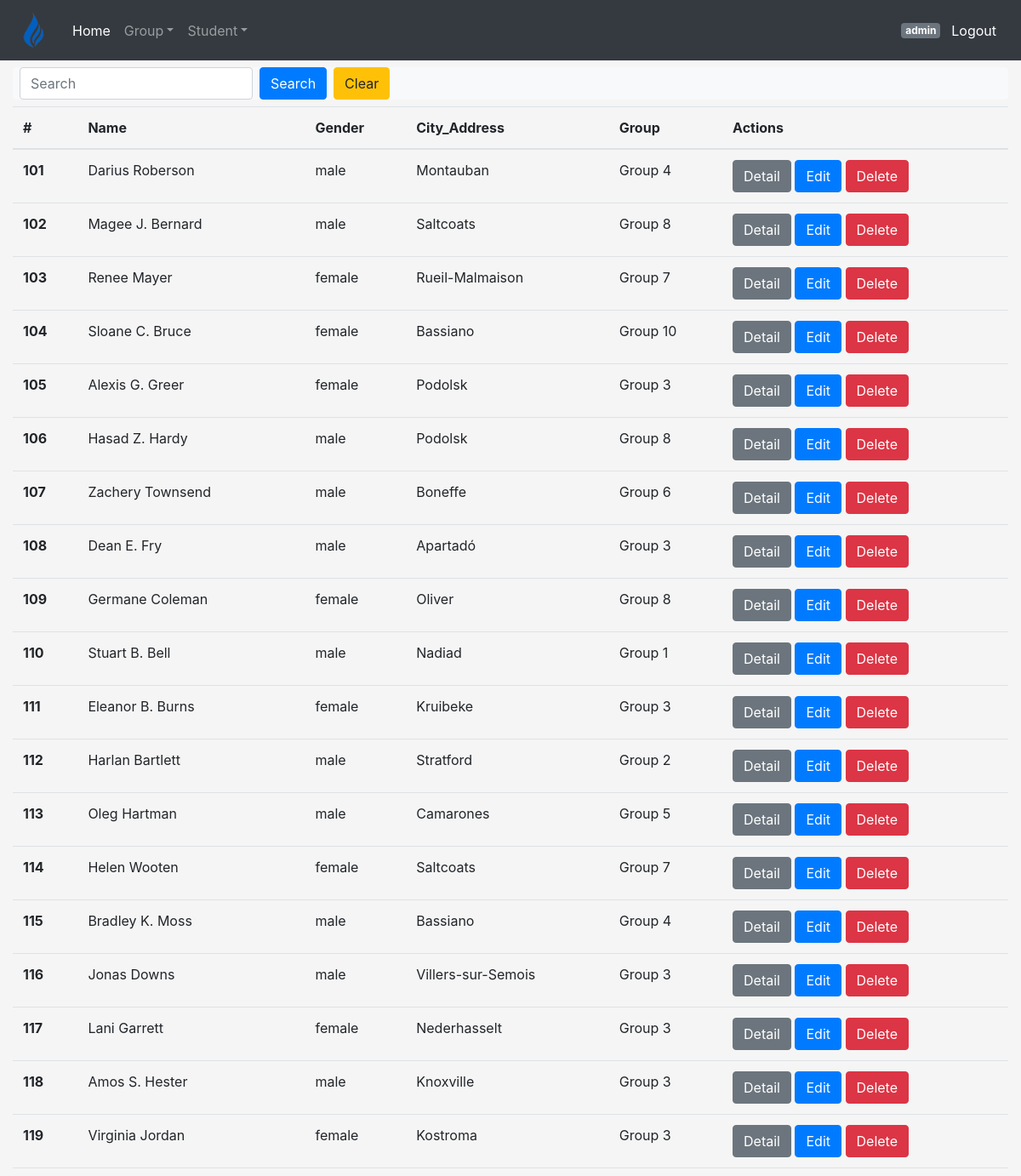
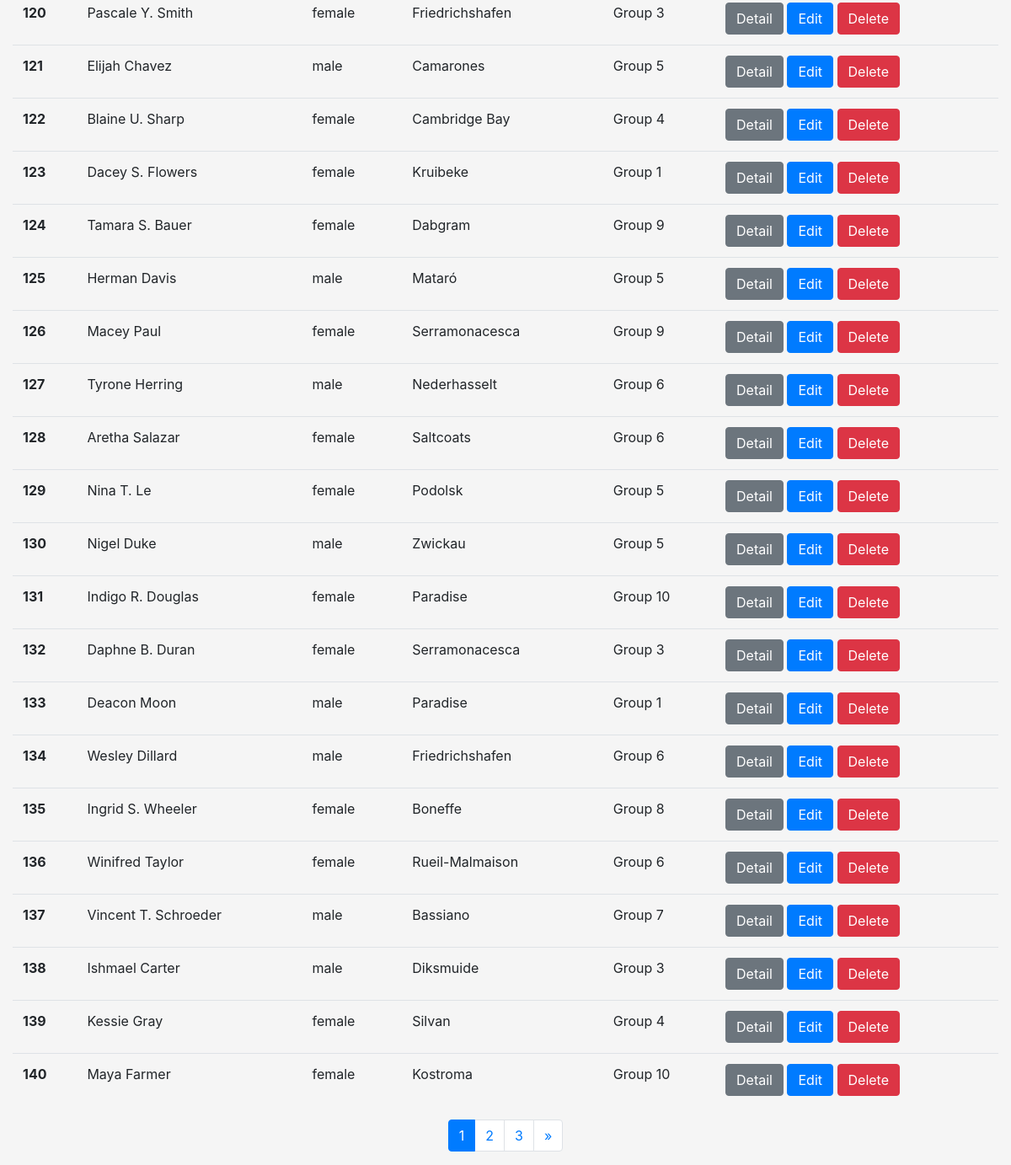
The page /students/student/list (signed in) on the database its author committed (2 pictures, top to bottom).
### students/models.py (models this page shows, shortened)
class Student(AuditMixin, models.Model):
    name = models.CharField(max_length=200)
    age = models.IntegerField()
    gender = models.CharField(max_length=6, choices=GENDER_CHOICES)
    email = models.EmailField(max_length = 100, unique=True)
    city = models.ForeignKey(City, on_delete=models.CASCADE)
    birth_date = models.DateField('birthday date')
    group = models.ForeignKey(StudentGroup, on_delete=models.CASCADE)

class City(models.Model):
    name = models.CharField(max_length=50)
    def __str__(self):
        return self.name

class StudentGroup(AuditMixin, models.Model):
    name = models.CharField(max_length=50, unique=True)
    professor_guide = models.ForeignKey(Professor, unique=True, on_delete=models.DO_NOTHING)
    def __str__(self):
        return 'Group %s ' % self.name

### students/views.py (the view)
# urls.py: path('student/list', views.list_students, name='student_list'),
@login_required
def list_students(request):
    if request.GET.get('something'):
        search_text = request.GET.get('something')
        students = Student.objects.filter(name__contains=search_text).order_by('id')
    else:
        students = Student.objects.order_by('id')
    paginator = Paginator(students, 40) # Show 40 students per page.
    page_number = request.GET.get('page')
    page_obj = paginator.get_page(page_number)
    return render(request,'student/list.html', {'page_obj': page_obj})

### students/templates/student/list.html
{% extends "main.html" %} {% block main %}
<div class="row">
  <div class="col">
    <div class="bg-light rounded mt-2">
        <form class="form-inline my-2 my-md-0">
          <input class="form-control ml-2" type="text" name="something" placeholder="Search" aria-label="Search">
          <input class="btn btn-primary  ml-2" type="submit" value="Search" />
          <a class="btn btn-warning  ml-2" href={% url "student_list" %}>Clear</a>
        </form>
    </div>
    <div class="table-responsive mt-2">
      <table class="table">
        <thead>
          <tr>
            <th scope="col">#</th>
            <th scope="col">Name</th>
            <th scope="col">Gender</th>
            <th scope="col">City_Address</th>
            <th scope="col">Group</th>
            <th scope="col">Actions</th>
          </tr>
        </thead>
        <tbody>
          {% for student in page_obj %}
          <tr>
            <th scope="row">{{student.pk}}</th>
            <td>{{student.name}}</td>
            <td>{{student.gender}}</td>
            <td>{{student.city}}</td>
            <td>{{student.group}}</td>
            <td><a class="btn btn-secondary" href={% url "student_detail" student.pk %}>Detail</a>
            <a class="btn btn-primary" href={% url "student_edit" student.pk %}>Edit</a>
            <a class="btn btn-danger" href={% url "student_partial_delete" student.pk %}>Delete</a>
            </td>
          </tr>
          {% endfor %}
        </tbody>
      </table>
    </div>
  </div>
</div>
{% include 'utils/pagination.html' %}
{% endblock %}

### students/templates/main.html
{% extends "layout/base.html" %} {% block content %} {% include 'navbar.html' %}
<div class="container-fluid">
    {% block main %}{% endblock main %}
</div>
{% endblock %}

### students/templates/layout/base.html (shortened to what this page needs)
{% load static %}
<!DOCTYPE html>
<html lang="en">
  <head>
    <link
      rel="stylesheet"
      href="{% static 'css/bootstrap/bootstrap.css' %}"
    />
    <link
      rel="stylesheet"
      href="{% static 'css/app.css' %}"
    />
  </head>
  <body>
    {% block content %}{% endblock %}
  </body>
</html>

### students/templates/navbar.html (shortened to what this page needs)
<nav class="navbar navbar-expand-md navbar-dark bg-dark">
  <a class="navbar-brand logo" href={% url "home" %}><span class="logo-img"></span></a>
  <div class="collapse navbar-collapse" id="navbarsExampleDefault">
    <ul class="navbar-nav mr-auto">
      <li class="nav-item active">
        <a class="nav-link" href={% url "home" %}
          >Home <span class="sr-only">(current)</span></a
        >
      </li>
      <li class="nav-item dropdown">
        <a
          class="nav-link dropdown-toggle"
          href="#"
          id="dropdown01"
          data-toggle="dropdown"
          aria-haspopup="true"
          aria-expanded="false"
          >Group</a
        >
      </li>
      <li class="nav-item dropdown">
        <a
          class="nav-link dropdown-toggle"
          href="#"
          id="dropdown01"
          data-toggle="dropdown"
          aria-haspopup="true"
          aria-expanded="false"
          >Student</a
        >
      </li>
    </ul>
    <span class="badge badge-secondary">{{user}}</span>
    <a class="btn btn-dark" href={% url "logout" %}>Logout</a>
  </div>
</nav>

### students/templates/utils/pagination.html (shortened to what this page needs)
<nav aria-label="Page navigation">
  <ul class="pagination justify-content-center">
    {% for n in page_obj.paginator.page_range %}
      {% if page_obj.number == n %}
        <li class="page-item active">
          <span class="page-link">{{ n }}<span class="sr-only">(current)</span></span>
        </li>
      {% elif n > page_obj.number|add:'-3' and n < page_obj.number|add:'3' %}
        <li class="page-item"><a class="page-link" href="?page={{ n }}">{{ n }}</a></li>
      {% endif %}
    {% endfor %}
    {% if page_obj.has_next %}
      <li class="page-item">
        <a class="page-link" href="?page={{ page_obj.paginator.num_pages }}" aria-label="Next">
          <span aria-hidden="true">&raquo;</span>
        </a>
      </li>
      {% endif %}
  </ul>
</nav>

### students/static/css/app.css (style rules this page uses)
.logo-img { height: 45px; width: 45px; display: inline-block; vertical-align: middle; background: url("../img/firedevs.png") no-repeat center center; background-size: contain; }
body { background-color: #f5f5f5; }

### rows shown on the page
Student: pk "101", name "Darius Roberson", gender "male", city "Montauban", group "Group 4"
Student: pk "102", name "Magee J. Bernard", gender "male", city "Saltcoats", group "Group 8"
Student: pk "103", name "Renee Mayer", gender "female", city "Rueil-Malmaison", group "Group 7"
Student: pk "104", name "Sloane C. Bruce", gender "female", city "Bassiano", group "Group 10"
Student: pk "105", name "Alexis G. Greer", gender "female", city "Podolsk", group "Group 3"
Student: pk "106", name "Hasad Z. Hardy", gender "male", city "Podolsk", group "Group 8"
Student: pk "107", name "Zachery Townsend", gender "male", city "Boneffe", group "Group 6"
Student: pk "108", name "Dean E. Fry", gender "male", city "Apartadó", group "Group 3"
Student: pk "109", name "Germane Coleman", gender "female", city "Oliver", group "Group 8"
Student: pk "110", name "Stuart B. Bell", gender "male", city "Nadiad", group "Group 1"
Student: pk "111", name "Eleanor B. Burns", gender "female", city "Kruibeke", group "Group 3"
Student: pk "112", name "Harlan Bartlett", gender "male", city "Stratford", group "Group 2"
Student: pk "113", name "Oleg Hartman", gender "male", city "Camarones", group "Group 5"
Student: pk "114", name "Helen Wooten", gender "female", city "Saltcoats", group "Group 7"
Student: pk "115", name "Bradley K. Moss", gender "male", city "Bassiano", group "Group 4"
Student: pk "116", name "Jonas Downs", gender "male", city "Villers-sur-Semois", group "Group 3"
Student: pk "117", name "Lani Garrett", gender "female", city "Nederhasselt", group "Group 3"
Student: pk "118", name "Amos S. Hester", gender "male", city "Knoxville", group "Group 3"
Student: pk "119", name "Virginia Jordan", gender "female", city "Kostroma", group "Group 3"
Student: pk "120", name "Pascale Y. Smith", gender "female", city "Friedrichshafen", group "Group 3"
Student: pk "121", name "Elijah Chavez", gender "male", city "Camarones", group "Group 5"
Student: pk "122", name "Blaine U. Sharp", gender "female", city "Cambridge Bay", group "Group 4"
Student: pk "123", name "Dacey S. Flowers", gender "female", city "Kruibeke", group "Group 1"
Student: pk "124", name "Tamara S. Bauer", gender "female", city "Dabgram", group "Group 9"
Student: pk "125", name "Herman Davis", gender "male", city "Mataró", group "Group 5"
Student: pk "126", name "Macey Paul", gender "female", city "Serramonacesca", group "Group 9"
Student: pk "127", name "Tyrone Herring", gender "male", city "Nederhasselt", group "Group 6"
Student: pk "128", name "Aretha Salazar", gender "female", city "Saltcoats", group "Group 6"
Student: pk "129", name "Nina T. Le", gender "female", city "Podolsk", group "Group 5"
Student: pk "130", name "Nigel Duke", gender "male", city "Zwickau", group "Group 5"
Student: pk "131", name "Indigo R. Douglas", gender "female", city "Paradise", group "Group 10"
Student: pk "132", name "Daphne B. Duran", gender "female", city "Serramonacesca", group "Group 3"
Student: pk "133", name "Deacon Moon", gender "male", city "Paradise", group "Group 1"
Student: pk "134", name "Wesley Dillard", gender "male", city "Friedrichshafen", group "Group 6"
Student: pk "135", name "Ingrid S. Wheeler", gender "female", city "Boneffe", group "Group 8"
Student: pk "136", name "Winifred Taylor", gender "female", city "Rueil-Malmaison", group "Group 6"
Student: pk "137", name "Vincent T. Schroeder", gender "male", city "Bassiano", group "Group 7"
Student: pk "138", name "Ishmael Carter", gender "male", city "Diksmuide", group "Group 3"
Student: pk "139", name "Kessie Gray", gender "female", city "Silvan", group "Group 4"
Student: pk "140", name "Maya Farmer", gender "female", city "Kostroma", group "Group 10"

### other values the page prints
{{ user }} "admin"
{{ n }} "1"
{{ n }} "2" "3"
